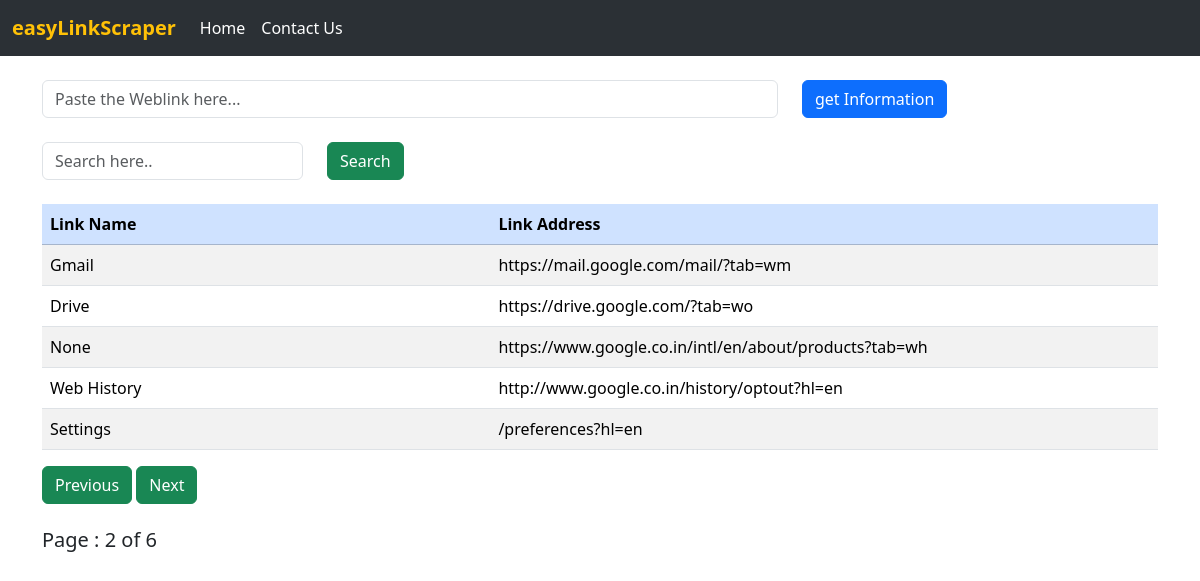
Screenshot of /?page=2 with the database file from the repository.
### scraperApp/models.py (models this page shows, shortened)
class getLinkData(models.Model):
    link_name = models.CharField(max_length=5000,null=True,blank=True)
    link_address = models.CharField(max_length=5000,null=True,blank=True)

### scraperApp/views.py (the view)
# urls.py: path('',scraper_view.getLinks,name="getLinks"),
def getLinks(request):
    if(request.method == "POST"):
        getlinkinfo = request.POST.get('getlinkinfo','')
        page = requests.get(getlinkinfo)
        soup = BeautifulSoup(page.text,'html.parser')
        getLinkData.objects.all().delete()
        for link in soup.find_all('a'):
            get_address = link.get('href')
            get_name = link.string
            getLinkData.objects.create(link_name=get_name,link_address=get_address)
        return redirect("/")
    else:
        searchLink = request.GET.get('searchLink')
        if(searchLink!='' and searchLink is not None):
            all_links = getLinkData.objects.filter(Q(link_name__icontains=searchLink) | Q(link_address__icontains=searchLink))
            if not all_links:
                messages.warning(request,f"No matching keyword for {searchLink}")
                all_links = getLinkData.objects.all()
            else:
                messages.success(request,f"Following are results for {searchLink}")
        elif(searchLink==''):
            messages.warning(request,f"Enter a valid Search...")
        else:
            all_links = getLinkData.objects.all()
        paginator = Paginator(all_links,5)
        page = request.GET.get('page')
        all_links = paginator.get_page(page)
    return render(request,"scraperApp/index.html",{'all_links':all_links})

### scraperApp/templates/scraperApp/index.html (shortened to what this page needs)
{% extends 'scraperApp/base.html' %}
{% block body %}
    <div class="container my-4">
        <form method="POST" action="/" class="form-inline">
            <div class="row">
                <div class="col-8">
                    <input class="form-control mr-sm-2" type="text" name="getlinkinfo" placeholder="Paste the Weblink here...">
                </div>
                <div class="col-4">
                    <button class="btn btn-primary" type="submit">get Information</button>
                </div>
            </div>
        </form>
    </div>
    <div class="container my-4">
        <form method="GET" action=" " class="form-inline">
            <div class="row">
                <div class="col-3">
                    <input class="form-control mr-sm-2" type="search" name="searchLink" placeholder="Search here..">
                </div>
                <div class="col-2">
                    <button class="btn btn-success" type="submit">Search</button>
                </div>
            </div>
        </form>
    </div>
    <div class="container">
        <table class="table table-striped">
            <thead class="table-primary">
                <tr>
                    <th scope="col-3">Link Name</th>
                    <th scope="col-5">Link Address</th>
                </tr>
            </thead>
            <tbody>
                {% for link in all_links %}
                <tr>
                    <td>{{link.link_name}}</td>
                    <td style="word-wrap: break-word;min-width: 160px;max-width: 160px;">{{link.link_address}}</td>
                </tr>
                {% endfor %}
            </tbody>
        </table>
        {% if all_links.has_previous %}
            <a href="?page={{all_links.previous_page_number}}" class="btn btn-success">Previous</a>
        {% endif %}
        {% if all_links.has_next %}
            <a href="?page={{all_links.next_page_number}}" class="btn btn-success">Next</a>
        {% endif %}
        <h5 class="my-4">Page : {{all_links.number}} of {{all_links.paginator.num_pages}}</h5>
    </div>
{% endblock %}

### rows the page displays
getLinkData: link_name "Gmail", link_address "https://mail.google.com/mail/?tab=wm"
getLinkData: link_name "Drive", link_address "https://drive.google.com/?tab=wo"
getLinkData: link_name "None", link_address "https://www.google.co.in/intl/en/about/products?tab=wh"
getLinkData: link_name "Web History", link_address "http://www.google.co.in/history/optout?hl=en"
getLinkData: link_name "Settings", link_address "/preferences?hl=en"

### other values shown
{{ all_links.number }} "2"
{{ all_links.paginator.num_pages }} "6"
